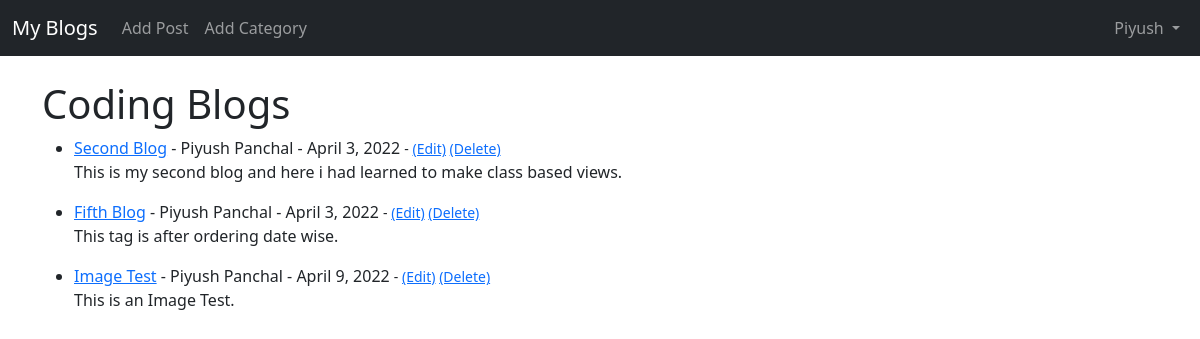
Before: /category/Coding (signed in) with the older database file.
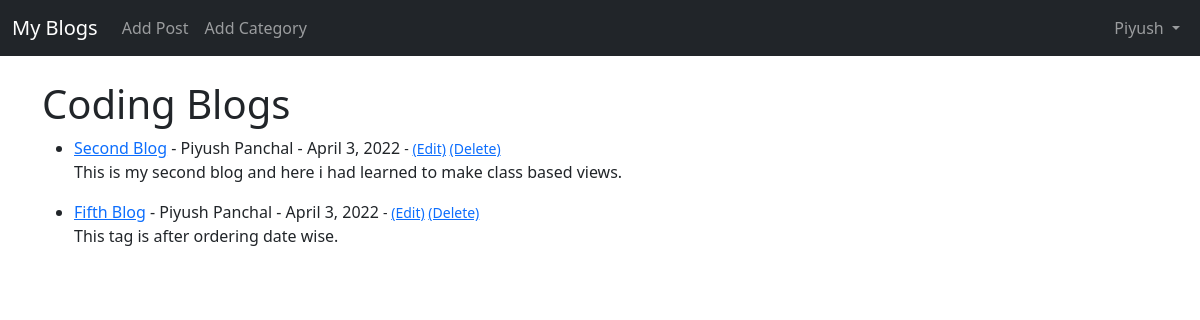
After: the same page with the newer database file.
### theblog/models.py (models this page shows, shortened)
class Post(models.Model):
    title = models.CharField(max_length=255)
    title_image = models.ImageField(blank=True, null=True, upload_to="images/")
    title_tag = models.CharField(max_length=255)
    author = models.ForeignKey(User, on_delete=models.CASCADE)
    body = RichTextField(blank=True, null=True)
    post_date = models.DateField(auto_now_add=True)
    category = models.ForeignKey(Category, on_delete=models.PROTECT, null=True)
    snippet = models.CharField(max_length=255)
    like = models.ManyToManyField(User, related_name="blog_posts")

### theblog/views.py (the view)
# urls.py: path("category/<str:i>", views.category_view, name="category"),
def category_view(request, i):
    queryset = Post.objects.filter(category__name=i)
    name = i
    return render(request, "categories.html", {"category": list(queryset), "name": name.title()})

### theblog/templates/categories.html (shortened to what this page needs)
{% extends 'base.html' %}
{% block content %}
{% if user.is_authenticated %}
    {% if category %}
    <h1>{{ name }} Blogs </h1>
        {% for post in category %}
            <ul>
                <li>
                    <a href="{% url 'article-detail' post.pk %}">{{ post.title }}</a>
                    - {{ post.author.first_name }} {{ post.author.last_name }} -
                    {{ post.post_date }}
                    <small>
                        {% if user.is_authenticated %}
                            - <a href="{% url 'update_post' post.pk %}">(Edit)</a>
                            <a href="{% url 'delete_post' post.pk %}">(Delete)</a>
                        {% endif %}
                    </small><br>
                    {{ post.body|slice:"0:200"| safe }}
                </li>
            </ul>
        {% endfor %}
    {% else %}
        Page not Found
    {% endif %}
{% else %}
    You're not logged in..... Log in First. To log in <a href="{% url 'login' %}">Click Here</a>
{% endif %}
{% endblock %}

Changed rows visible on the page:
removed Post: title "Image Test", author.first_name "Piyush", author.last_name "Panchal", post_date "April 9, 2022", body "This is an Image Test."
